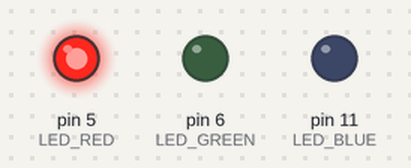
A sketch run on a simulated Arduino Uno, built with avr-gcc and run on an emulated ATmega328P. On the bench: output pins drawn as LEDs (lit = HIGH).

Above: at 0.5 s.
At 1.5 s:
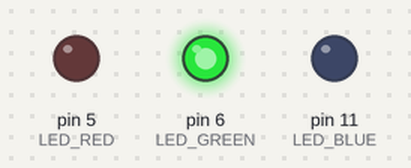
At 5.5 s:
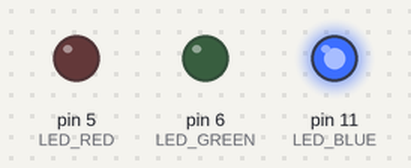
Timing chart, 0 to 6.9 s (numbered marks = the images above):
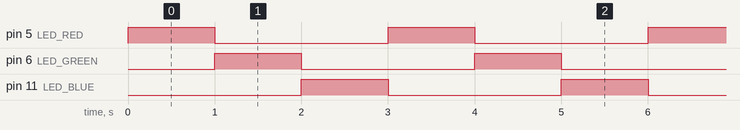

The sketch:

2_1_4.ino
```cpp
#define LED_RED 5
#define LED_GREEN 6
#define LED_BLUE  11

void setup() {
  pinMode(LED_RED,OUTPUT);
  pinMode(LED_GREEN,OUTPUT);
  pinMode(LED_BLUE,OUTPUT);
}

void loop() {
  digitalWrite(LED_RED,HIGH);
  digitalWrite(LED_GREEN,LOW);
  digitalWrite(LED_BLUE,LOW);
  delay(1000);
  digitalWrite(LED_RED,LOW);
  digitalWrite(LED_GREEN,HIGH);
  digitalWrite(LED_BLUE,LOW);
  delay(1000);
  digitalWrite(LED_RED,LOW);
  digitalWrite(LED_GREEN,LOW);
  digitalWrite(LED_BLUE,HIGH);
  delay(1000);
}
//2_1_4.ino
```

Measured:
- by itself, pin 5 (LED_RED), pin 6 (LED_GREEN), pin 11 (LED_BLUE): alternates HIGH for 1.0 s and LOW for 2.0 s
- by itself, everything shown: repeats every 3.0 s, in 3 steps
